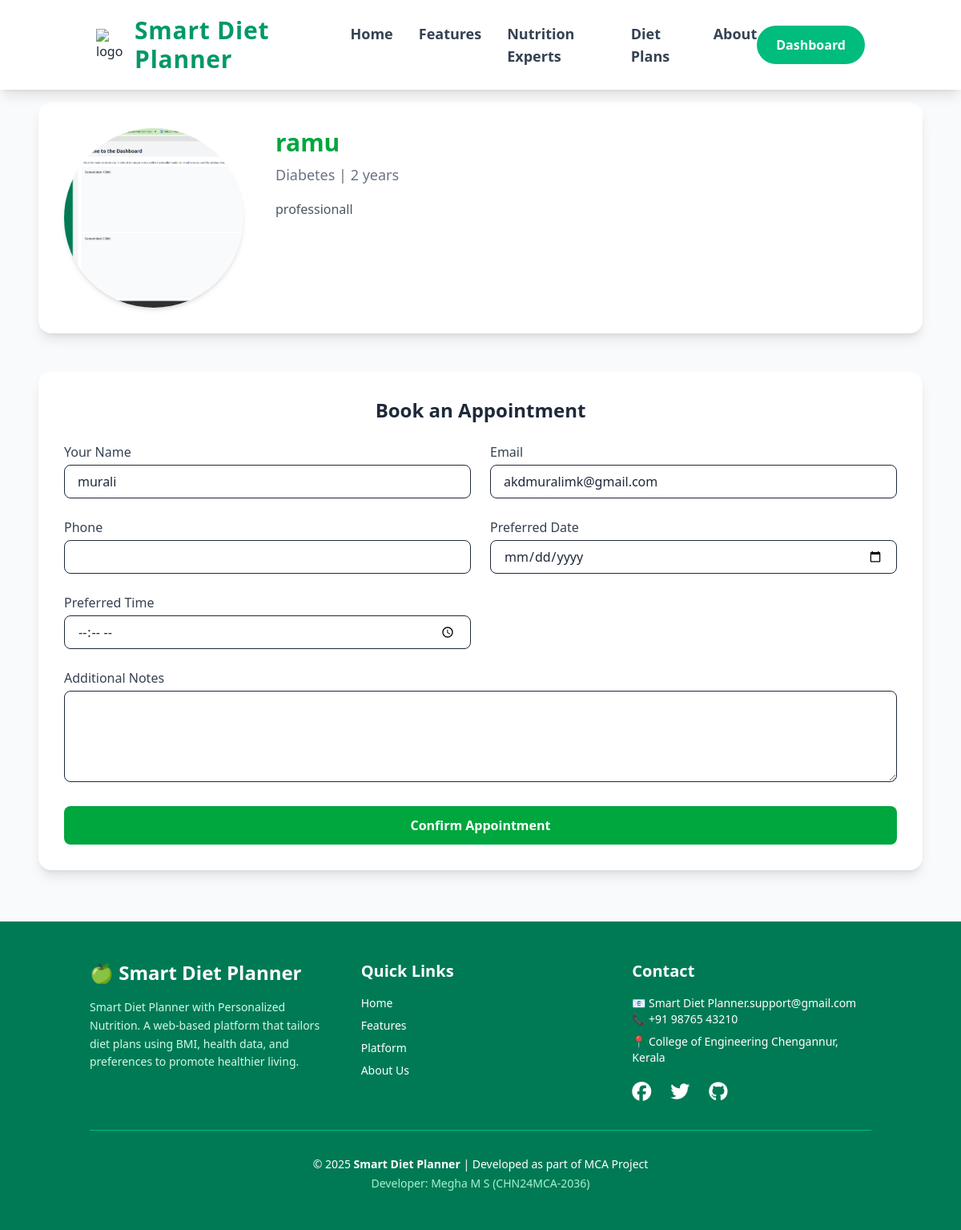
Screenshot of /home/contact.php?nutritionist_id=13 (signed in) with the database file from the repository.
### tables this page shows
CREATE TABLE `nutritionists` (
  `id` int NOT NULL,
  `name` varchar(100) NOT NULL,
  `email` varchar(100) NOT NULL,
  `password` varchar(255) NOT NULL,
  `phone` varchar(20) DEFAULT NULL,
  `specialization` varchar(100) DEFAULT NULL,
  `experience` int DEFAULT '0',
  `description` text,
  `image` varchar(255) DEFAULT NULL,
  `status` enum('pending','approved','rejected') DEFAULT 'pending',
  `created_at` timestamp NULL DEFAULT CURRENT_TIMESTAMP
);

CREATE TABLE `reg` (
  `id` int NOT NULL,
  `name` varchar(100) DEFAULT NULL,
  `age` int DEFAULT NULL,
  `weight` float DEFAULT NULL,
  `height` float DEFAULT NULL,
  `email` varchar(150) DEFAULT NULL,
  `password` varchar(255) DEFAULT NULL,
  `gender` varchar(20) DEFAULT NULL,
  `health_issues` text,
  `dietary` varchar(50) DEFAULT NULL,
  `goal` varchar(50) DEFAULT NULL,
  `activity` varchar(50) DEFAULT NULL,
  `meal_type` varchar(50) DEFAULT NULL,
  `type` int DEFAULT NULL,
  `created_at` timestamp NULL DEFAULT CURRENT_TIMESTAMP
);

### home/contact.php (the view, shortened to what this page needs)
        ?><script> location.replace("nutrionist.php"); </script><?php
include 'components/head.php';
include 'components/navbar.php';
include(__DIR__ . '/../config/db_conn.php');
$user_id = $_SESSION['user_id'];
$user_sql = "SELECT name, email FROM reg WHERE id = $user_id";
$user_result = mysqli_query($connection, $user_sql);
$user = mysqli_fetch_assoc($user_result);
$nutri_id = intval($_GET['nutritionist_id']);
$nutri_sql = "SELECT * FROM nutritionists WHERE id = $nutri_id";
$nutri_result = mysqli_query($connection, $nutri_sql);
$nutritionist = mysqli_fetch_assoc($nutri_result);
?>
<main class="max-w-6xl mx-auto pt-32 px-6 space-y-12">
  <div class="bg-white rounded-2xl shadow-lg p-8 flex flex-col md:flex-row items-center md:items-start md:space-x-10">
    <img src="../nutrionist//<?php echo htmlspecialchars($nutritionist['image']); ?>"
         alt="<?php echo htmlspecialchars($nutritionist['name']); ?>"
         class="w-56 h-56 object-cover rounded-full shadow-md">
    <div class="mt-6 md:mt-0 text-center md:text-left">
      <h2 class="text-3xl font-bold text-green-600"><?php echo htmlspecialchars($nutritionist['name']); ?></h2>
      <p class="text-gray-500 text-lg mt-2">
        <?php echo htmlspecialchars($nutritionist['specialization']); ?> |
        <?php echo intval($nutritionist['experience']); ?> years
      </p>
      <p class="text-gray-600 mt-4 leading-relaxed max-w-xl"><?php echo htmlspecialchars($nutritionist['description']); ?></p>
    </div>
  </div>
  <div class="bg-white rounded-2xl shadow-lg p-8">
    <h3 class="text-2xl font-bold text-gray-800 mb-6 text-center">Book an Appointment</h3>
    <form action="book_appointment.php" method="POST" class="grid grid-cols-1 md:grid-cols-2 gap-6">
      <div class="md:col-span-1">
        <label class="block text-gray-700 font-medium mb-1">Your Name</label>
        <input type="text" name="name" value="<?php echo htmlspecialchars($user['name']); ?>" required
               class="w-full border rounded-lg px-4 py-2 focus:ring-2 focus:ring-green-500">
      </div>
      <div class="md:col-span-1">
        <label class="block text-gray-700 font-medium mb-1">Email</label>
        <input type="email" name="email" value="<?php echo htmlspecialchars($user['email']); ?>" required
               class="w-full border rounded-lg px-4 py-2 focus:ring-2 focus:ring-green-500">
      </div>
      <div class="md:col-span-1">
        <label class="block text-gray-700 font-medium mb-1">Phone</label>
        <input type="tel" name="phone" required
               class="w-full border rounded-lg px-4 py-2 focus:ring-2 focus:ring-green-500">
      </div>
      <div class="md:col-span-1">
        <label class="block text-gray-700 font-medium mb-1">Preferred Date</label>
        <input type="date" name="date" required
               class="w-full border rounded-lg px-4 py-2 focus:ring-2 focus:ring-green-500">
      </div>
      <div class="md:col-span-1">
        <label class="block text-gray-700 font-medium mb-1">Preferred Time</label>
        <input type="time" name="time" required
               class="w-full border rounded-lg px-4 py-2 focus:ring-2 focus:ring-green-500">
      </div>
      <div class="md:col-span-2">
        <label class="block text-gray-700 font-medium mb-1">Additional Notes</label>
        <textarea name="notes" rows="4"
                  class="w-full border rounded-lg px-4 py-2 focus:ring-2 focus:ring-green-500"></textarea>
      </div>
      <div class="md:col-span-2">
        <button type="submit"
                class="w-full bg-green-600 text-white font-semibold py-3 rounded-lg hover:bg-green-700 transition">
          Confirm Appointment
        </button>
      </div>
    </form>
  </div>
</main>
<?php include 'components/footer.php'; ?>

### rows the page displays
nutritionists: image (picture), name "ramu", specialization "Diabetes", experience "2", description "professionall"
reg: name "murali", email "akdmuralimk@gmail.com"
